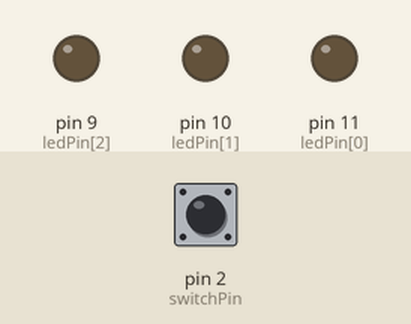
Recording of a sketch running on a simulated Arduino Uno, built with avr-gcc and run on an emulated ATmega328P. Parts: output pins drawn as LEDs (lit = HIGH). The test bench sets the inputs (shaded band); at power-on: pin 2 (switchPin) HIGH.

Above: at 1.2 s.
1.3 s: pin 2 (switchPin) pulled LOW for 0.15 s
4.3 s: pin 2 (switchPin) pulled LOW for 1 s
At 4.45 s:
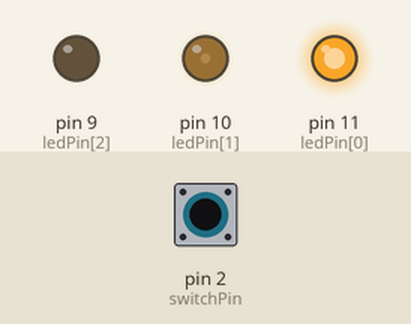
7.3 s: pin 2 (switchPin) pulled LOW for 0.15 s
At 7.46 s:
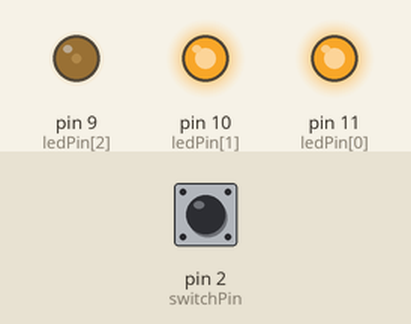
10.3 s: pin 2 (switchPin) pulled LOW for 3.2 s
At 11.3 s:
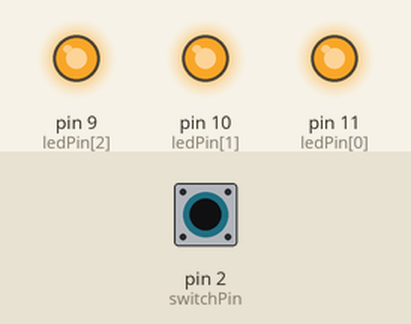
15.0 s: pin 2 (switchPin) pulled LOW for 0.15 s
At 15.75 s:
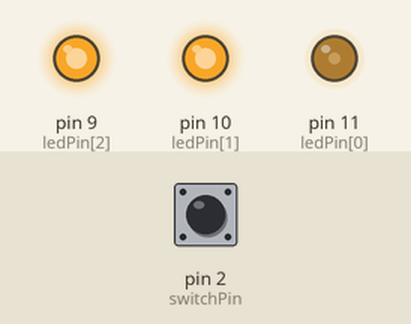
18.0 s: pin 2 (switchPin) pulled LOW for 1 s
At 18.16 s:
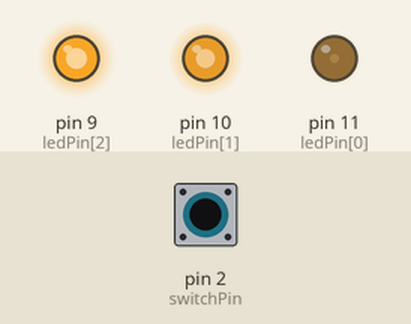
Timing chart, 0 to 22.0 s (numbered marks = the images above; inputs shaded):
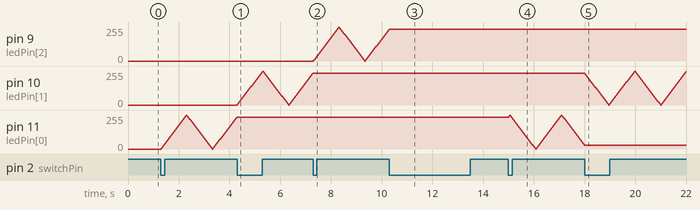

The sketch:

rgb_led.ino
```cpp
/*
 *  Switch and RGB LED test program
 *
 * Wiring
 * ------
 * Connect a switch and an RGB LED to the Arduino as follows:
 * 1. Connect one side of the switch to ground.
 * 2. Connect the other side of the switch to Arduino digital pin 2
 *    through a 100Ω resistor, and to +5V through a 10kΩ pull-up resistor.
 * 3. Connect the longest pin (pin 2) of RGB LED to ground (0V).
 * 4. Connect the other pins of the RGB LED as follows:
 *     - LED pin 1 (red) through 1kΩ to Arduino digital pin 11 (PWM)
 *     - LED pin 3 (green) through 3.3kΩ to Arduino digital pin 10 (PWM)
 *     - LED pin 4 (blue) through 1kΩ to Arduino digital pin 9 (PWM)
 *
 * Behavior
 * --------
 * 0. Initially, the LED will be dark.
 * 1. Press the switch once to start repeatedly fading the red component
 *    up and down.
 * 2. Press the switch again to lock the red component, and the green
 *    component will start to fade up and down.
 * 3. Press the switch to lock the green component, and the blue component
 *    will start to fade up and down.
 * 4. Press the switch to lock the blue component. The LED will now
 *    display the three locked components.
 * 5. Press again to return to step #1.
 *
 * Johan Herland <johan@herland.net>
 */

const int switchPin = 2;
const int numLeds = 3;
const int ledPin[numLeds] = {11, 10, 9};

const int numstates = numLeds + 1;

int val, pval;
unsigned long bounceTimeout;
int state;
byte lumi[numLeds];
boolean up;


void setup()
{
	pinMode(switchPin, INPUT);
	for (int i = 0; i < numLeds; i++) {
		pinMode(ledPin[i], OUTPUT);
		lumi[i] = 0;
	}
	bounceTimeout = 0;
	state = numstates - 1;
	up = true;
}


void loop()
{
	val = digitalRead(switchPin);
	if (val != pval && millis() > bounceTimeout) {
		if (val == LOW)
			state = (state + 1) % numstates;
		pval = val;
		bounceTimeout = millis() + 100; // set new bounce timeout
	}

	if (up && state < numLeds) {
		lumi[state] += 5;
		if (lumi[state] == 255)
			up = false;
	}
	else if (state < numLeds) {
		lumi[state] -= 5;
		if (lumi[state] == 0)
			up = true;
	}

	for (int i = 0; i < numLeds; i++)
		analogWrite(ledPin[i], lumi[i]);

	delay(20);
}
```

Measured:
- after the input at 4.3 s, pin 11 (ledPin[0]): stops changing and stays 240/255
- after the input at 7.3 s, pin 10 (ledPin[1]): stops changing and stays 240/255
- after the input at 10.3 s, pin 9 (ledPin[2]): stops changing and stays 240/255
- after the input at 18.0 s, pin 11 (ledPin[0]): stops changing and stays 30/255
